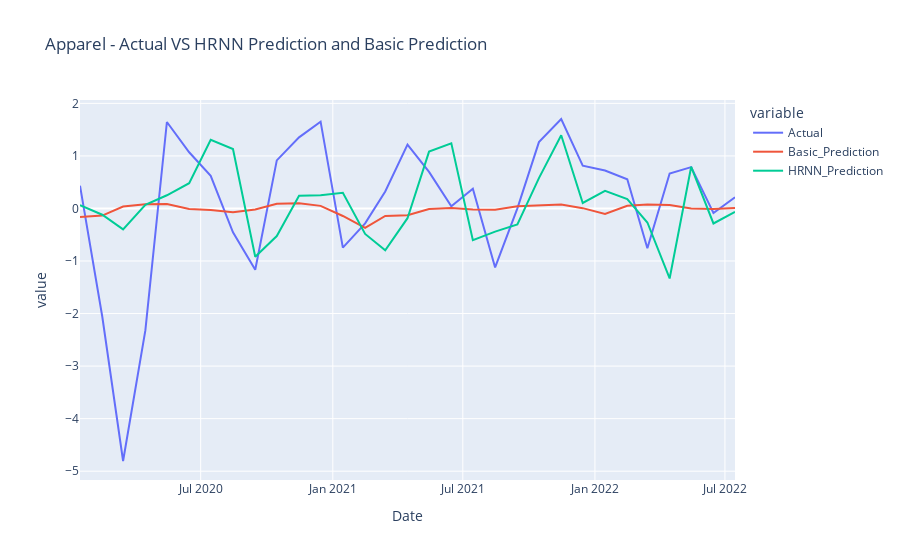
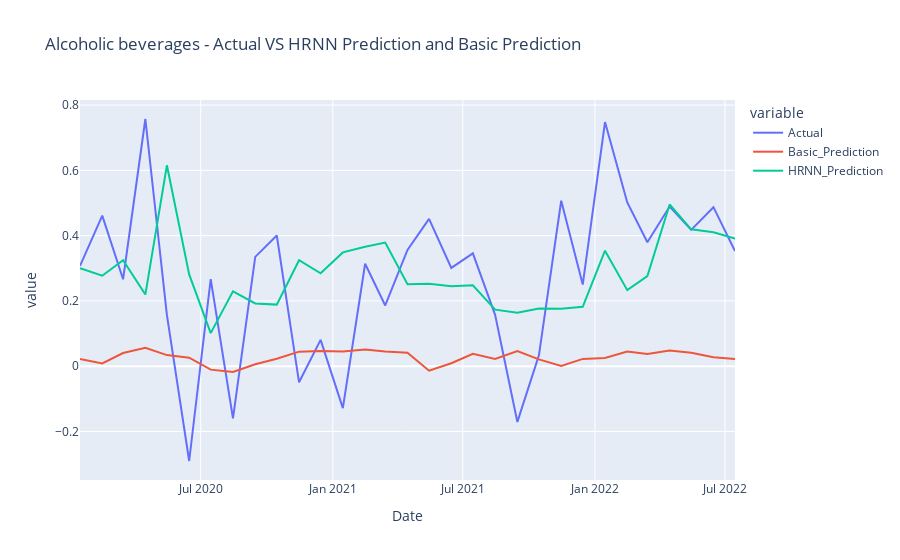
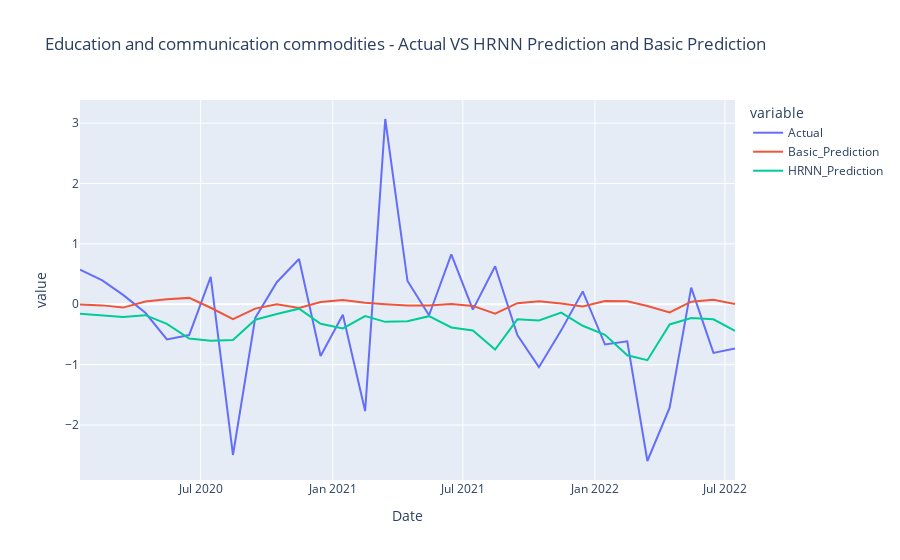
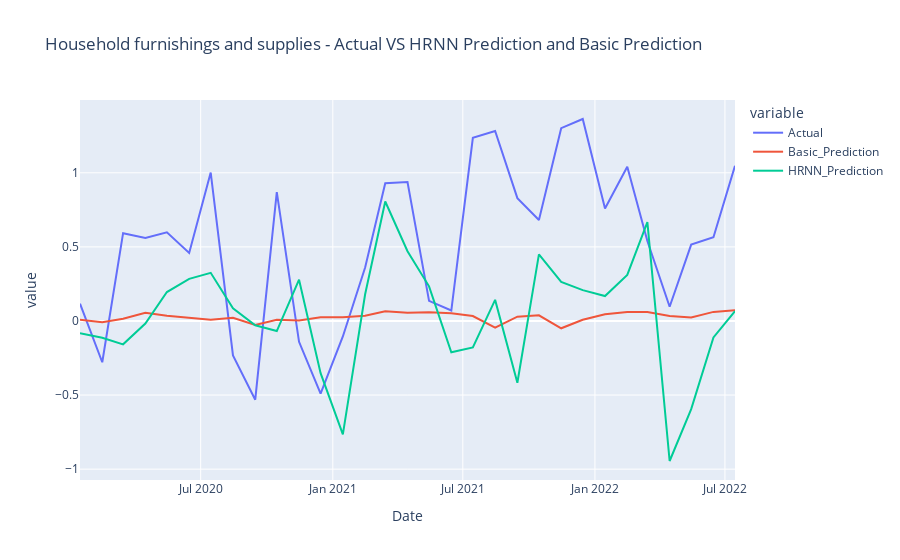

Source (notebook cell) for these figures, in order:
### Code cell
plot_siblings(final_dict, siblings_dict, 'Apparel')

### Figure 1 — Plotly figure (JSON) as saved in the notebook; plotly's stock layout.template omitted (floating-point values rounded to 4 significant figures)
{"data": [{"hovertemplate": "variable=Actual<br>Date=%{x}<br>value=%{y}<extra></extra>", "legendgroup": "Actual", "line": {"color": "#636efa", "dash": "solid"}, "marker": {"symbol": "circle"}, "mode": "lines", "name": "Actual", "orientation": "v", "showlegend": true, "type": "scatter", "x": ["2020-01-15", "2020-02-15", "2020-03-15", "2020-04-15", "2020-05-15", "2020-06-15", "2020-07-15", "2020-08-15", "2020-09-15", "2020-10-15", "2020-11-15", "2020-12-15", "2021-01-15", "2021-02-15", "2021-03-15", "2021-04-15", "2021-05-15", "2021-06-15", "2021-07-15", "2021-08-15", "2021-09-15", "2021-10-15", "2021-11-15", "2021-12-15", "2022-01-15", "2022-02-15", "2022-03-15", "2022-04-15", "2022-05-15", "2022-06-15", "2022-07-15"], "xaxis": "x", "y": [0.4338, -2.056, -4.806, -2.321, 1.645, 1.07, 0.6201, -0.454, -1.167, 0.9139, 1.352, 1.651, -0.7442, -0.2838, 0.324, 1.214, 0.6955, 0.04192, 0.3732, -1.122, 0.000828, 1.263, 1.702, 0.8149, 0.7221, 0.5541, -0.7561, 0.664, 0.7863, -0.0868, 0.2134], "yaxis": "y"}, {"hovertemplate": "variable=Basic_Prediction<br>Date=%{x}<br>value=%{y}<extra></extra>", "legendgroup": "Basic_Prediction", "line": {"color": "#EF553B", "dash": "solid"}, "marker": {"symbol": "circle"}, "mode": "lines", "name": "Basic_Prediction", "orientation": "v", "showlegend": true, "type": "scatter", "x": ["2020-01-15", "2020-02-15", "2020-03-15", "2020-04-15", "2020-05-15", "2020-06-15", "2020-07-15", "2020-08-15", "2020-09-15", "2020-10-15", "2020-11-15", "2020-12-15", "2021-01-15", "2021-02-15", "2021-03-15", "2021-04-15", "2021-05-15", "2021-06-15", "2021-07-15", "2021-08-15", "2021-09-15", "2021-10-15", "2021-11-15", "2021-12-15", "2022-01-15", "2022-02-15", "2022-03-15", "2022-04-15", "2022-05-15", "2022-06-15", "2022-07-15"], "xaxis": "x", "y": [-0.1623, -0.1363, 0.03673, 0.08064, 0.08265, -0.01122, -0.03176, -0.07107, -0.01849, 0.08964, 0.101, 0.04952, -0.1434, -0.3704, -0.1435, -0.1296, -0.01082, 0.008002, -0.02072, -0.02621, 0.0439, 0.06362, 0.07737, 0.005961, -0.1056, 0.0524, 0.07453, 0.06774, 0.0002603, -0.00863, 0.01099], "yaxis": "y"}, {"hovertemplate": "variable=HRNN_Prediction<br>Date=%{x}<br>value=%{y}<extra></extra>", "legendgroup": "HRNN_Prediction", "line": {"color": "#00cc96", "dash": "solid"}, "marker": {"symbol": "circle"}, "mode": "lines", "name": "HRNN_Prediction", "orientation": "v", "showlegend": true, "type": "scatter", "x": ["2020-01-15", "2020-02-15", "2020-03-15", "2020-04-15", "2020-05-15", "2020-06-15", "2020-07-15", "2020-08-15", "2020-09-15", "2020-10-15", "2020-11-15", "2020-12-15", "2021-01-15", "2021-02-15", "2021-03-15", "2021-04-15", "2021-05-15", "2021-06-15", "2021-07-15", "2021-08-15", "2021-09-15", "2021-10-15", "2021-11-15", "2021-12-15", "2022-01-15", "2022-02-15", "2022-03-15", "2022-04-15", "2022-05-15", "2022-06-15", "2022-07-15"], "xaxis": "x", "y": [0.06354, -0.1189, -0.3968, 0.07074, 0.2511, 0.4798, 1.307, 1.132, -0.9184, -0.5245, 0.2417, 0.2495, 0.2964, -0.4845, -0.7963, -0.1853, 1.082, 1.238, -0.6033, -0.4405, -0.3031, 0.5782, 1.392, 0.1038, 0.3354, 0.1781, -0.2668, -1.332, 0.7932, -0.2857, -0.06686], "yaxis": "y"}], "layout": {"legend": {"title": {"text": "variable"}, "tracegroupgap": 0}, "title": {"text": "Apparel - Actual VS HRNN Prediction and Basic Prediction"}, "xaxis": {"anchor": "y", "domain": [0, 1], "title": {"text": "Date"}}, "yaxis": {"anchor": "x", "domain": [0, 1], "title": {"text": "value"}}}}

### Figure 2 — Plotly figure (JSON) as saved in the notebook; plotly's stock layout.template omitted (floating-point values rounded to 4 significant figures)
{"data": [{"hovertemplate": "variable=Actual<br>Date=%{x}<br>value=%{y}<extra></extra>", "legendgroup": "Actual", "line": {"color": "#636efa", "dash": "solid"}, "marker": {"symbol": "circle"}, "mode": "lines", "name": "Actual", "orientation": "v", "showlegend": true, "type": "scatter", "x": ["2020-01-15", "2020-02-15", "2020-03-15", "2020-04-15", "2020-05-15", "2020-06-15", "2020-07-15", "2020-08-15", "2020-09-15", "2020-10-15", "2020-11-15", "2020-12-15", "2021-01-15", "2021-02-15", "2021-03-15", "2021-04-15", "2021-05-15", "2021-06-15", "2021-07-15", "2021-08-15", "2021-09-15", "2021-10-15", "2021-11-15", "2021-12-15", "2022-01-15", "2022-02-15", "2022-03-15", "2022-04-15", "2022-05-15", "2022-06-15", "2022-07-15"], "xaxis": "x", "y": [0.3074, 0.4613, 0.2664, 0.7573, 0.1573, -0.2903, 0.2667, -0.16, 0.3349, 0.4004, -0.04929, 0.08085, -0.1282, 0.3139, 0.1861, 0.3563, 0.4513, 0.3011, 0.3456, 0.1574, -0.1707, 0.03325, 0.5068, 0.25, 0.7478, 0.5015, 0.3796, 0.4891, 0.4176, 0.4872, 0.353], "yaxis": "y"}, {"hovertemplate": "variable=Basic_Prediction<br>Date=%{x}<br>value=%{y}<extra></extra>", "legendgroup": "Basic_Prediction", "line": {"color": "#EF553B", "dash": "solid"}, "marker": {"symbol": "circle"}, "mode": "lines", "name": "Basic_Prediction", "orientation": "v", "showlegend": true, "type": "scatter", "x": ["2020-01-15", "2020-02-15", "2020-03-15", "2020-04-15", "2020-05-15", "2020-06-15", "2020-07-15", "2020-08-15", "2020-09-15", "2020-10-15", "2020-11-15", "2020-12-15", "2021-01-15", "2021-02-15", "2021-03-15", "2021-04-15", "2021-05-15", "2021-06-15", "2021-07-15", "2021-08-15", "2021-09-15", "2021-10-15", "2021-11-15", "2021-12-15", "2022-01-15", "2022-02-15", "2022-03-15", "2022-04-15", "2022-05-15", "2022-06-15", "2022-07-15"], "xaxis": "x", "y": [0.02232, 0.008386, 0.04028, 0.05671, 0.03405, 0.02597, -0.01042, -0.0174, 0.006167, 0.02289, 0.04459, 0.04625, 0.0452, 0.05123, 0.04484, 0.04116, -0.01358, 0.009025, 0.03793, 0.02226, 0.04672, 0.02091, 0.001031, 0.02241, 0.02494, 0.04492, 0.03757, 0.04793, 0.04104, 0.0278, 0.02219], "yaxis": "y"}, {"hovertemplate": "variable=HRNN_Prediction<br>Date=%{x}<br>value=%{y}<extra></extra>", "legendgroup": "HRNN_Prediction", "line": {"color": "#00cc96", "dash": "solid"}, "marker": {"symbol": "circle"}, "mode": "lines", "name": "HRNN_Prediction", "orientation": "v", "showlegend": true, "type": "scatter", "x": ["2020-01-15", "2020-02-15", "2020-03-15", "2020-04-15", "2020-05-15", "2020-06-15", "2020-07-15", "2020-08-15", "2020-09-15", "2020-10-15", "2020-11-15", "2020-12-15", "2021-01-15", "2021-02-15", "2021-03-15", "2021-04-15", "2021-05-15", "2021-06-15", "2021-07-15", "2021-08-15", "2021-09-15", "2021-10-15", "2021-11-15", "2021-12-15", "2022-01-15", "2022-02-15", "2022-03-15", "2022-04-15", "2022-05-15", "2022-06-15", "2022-07-15"], "xaxis": "x", "y": [0.3004, 0.2773, 0.3245, 0.2195, 0.6154, 0.2811, 0.1013, 0.2294, 0.1921, 0.1888, 0.3246, 0.2848, 0.3487, 0.3659, 0.3789, 0.251, 0.2523, 0.2453, 0.2479, 0.1734, 0.164, 0.177, 0.1764, 0.1821, 0.354, 0.233, 0.2763, 0.4955, 0.4194, 0.4102, 0.391], "yaxis": "y"}], "layout": {"legend": {"title": {"text": "variable"}, "tracegroupgap": 0}, "title": {"text": "Alcoholic beverages - Actual VS HRNN Prediction and Basic Prediction"}, "xaxis": {"anchor": "y", "domain": [0, 1], "title": {"text": "Date"}}, "yaxis": {"anchor": "x", "domain": [0, 1], "title": {"text": "value"}}}}

### Figure 3 — Plotly figure (JSON) as saved in the notebook; plotly's stock layout.template omitted (floating-point values rounded to 4 significant figures)
{"data": [{"hovertemplate": "variable=Actual<br>Date=%{x}<br>value=%{y}<extra></extra>", "legendgroup": "Actual", "line": {"color": "#636efa", "dash": "solid"}, "marker": {"symbol": "circle"}, "mode": "lines", "name": "Actual", "orientation": "v", "showlegend": true, "type": "scatter", "x": ["2020-01-15", "2020-02-15", "2020-03-15", "2020-04-15", "2020-05-15", "2020-06-15", "2020-07-15", "2020-08-15", "2020-09-15", "2020-10-15", "2020-11-15", "2020-12-15", "2021-01-15", "2021-02-15", "2021-03-15", "2021-04-15", "2021-05-15", "2021-06-15", "2021-07-15", "2021-08-15", "2021-09-15", "2021-10-15", "2021-11-15", "2021-12-15", "2022-01-15", "2022-02-15", "2022-03-15", "2022-04-15", "2022-05-15", "2022-06-15", "2022-07-15"], "xaxis": "x", "y": [0.5722, 0.3964, 0.1553, -0.1409, -0.5829, -0.5092, 0.4527, -2.496, -0.2259, 0.3653, 0.7502, -0.8555, -0.1738, -1.77, 3.069, 0.3851, -0.1814, 0.8268, -0.08862, 0.6303, -0.5112, -1.042, -0.4322, 0.2119, -0.6668, -0.6146, -2.596, -1.713, 0.2748, -0.8048, -0.731], "yaxis": "y"}, {"hovertemplate": "variable=Basic_Prediction<br>Date=%{x}<br>value=%{y}<extra></extra>", "legendgroup": "Basic_Prediction", "line": {"color": "#EF553B", "dash": "solid"}, "marker": {"symbol": "circle"}, "mode": "lines", "name": "Basic_Prediction", "orientation": "v", "showlegend": true, "type": "scatter", "x": ["2020-01-15", "2020-02-15", "2020-03-15", "2020-04-15", "2020-05-15", "2020-06-15", "2020-07-15", "2020-08-15", "2020-09-15", "2020-10-15", "2020-11-15", "2020-12-15", "2021-01-15", "2021-02-15", "2021-03-15", "2021-04-15", "2021-05-15", "2021-06-15", "2021-07-15", "2021-08-15", "2021-09-15", "2021-10-15", "2021-11-15", "2021-12-15", "2022-01-15", "2022-02-15", "2022-03-15", "2022-04-15", "2022-05-15", "2022-06-15", "2022-07-15"], "xaxis": "x", "y": [-0.00345, -0.01829, -0.05533, 0.04565, 0.08347, 0.1059, -0.05761, -0.2456, -0.07202, -0.0008628, -0.06163, 0.03754, 0.07188, 0.02646, 0.0005577, -0.02132, -0.02181, 0.00443, -0.02695, -0.1542, 0.01815, 0.04869, 0.01197, -0.03691, 0.05505, 0.05127, -0.02871, -0.1348, 0.0438, 0.07353, 0.004994], "yaxis": "y"}, {"hovertemplate": "variable=HRNN_Prediction<br>Date=%{x}<br>value=%{y}<extra></extra>", "legendgroup": "HRNN_Prediction", "line": {"color": "#00cc96", "dash": "solid"}, "marker": {"symbol": "circle"}, "mode": "lines", "name": "HRNN_Prediction", "orientation": "v", "showlegend": true, "type": "scatter", "x": ["2020-01-15", "2020-02-15", "2020-03-15", "2020-04-15", "2020-05-15", "2020-06-15", "2020-07-15", "2020-08-15", "2020-09-15", "2020-10-15", "2020-11-15", "2020-12-15", "2021-01-15", "2021-02-15", "2021-03-15", "2021-04-15", "2021-05-15", "2021-06-15", "2021-07-15", "2021-08-15", "2021-09-15", "2021-10-15", "2021-11-15", "2021-12-15", "2022-01-15", "2022-02-15", "2022-03-15", "2022-04-15", "2022-05-15", "2022-06-15", "2022-07-15"], "xaxis": "x", "y": [-0.156, -0.1825, -0.2117, -0.1804, -0.3244, -0.5674, -0.6039, -0.5919, -0.2553, -0.1597, -0.07292, -0.3232, -0.3999, -0.1968, -0.2915, -0.2823, -0.197, -0.3849, -0.4347, -0.7495, -0.25, -0.2669, -0.1384, -0.3559, -0.5068, -0.8444, -0.9268, -0.3341, -0.2265, -0.2482, -0.4391], "yaxis": "y"}], "layout": {"legend": {"title": {"text": "variable"}, "tracegroupgap": 0}, "title": {"text": "Education and communication commodities - Actual VS HRNN Prediction and Basic Prediction"}, "xaxis": {"anchor": "y", "domain": [0, 1], "title": {"text": "Date"}}, "yaxis": {"anchor": "x", "domain": [0, 1], "title": {"text": "value"}}}}

### Figure 4 — Plotly figure (JSON) as saved in the notebook; plotly's stock layout.template omitted (floating-point values rounded to 4 significant figures)
{"data": [{"hovertemplate": "variable=Actual<br>Date=%{x}<br>value=%{y}<extra></extra>", "legendgroup": "Actual", "line": {"color": "#636efa", "dash": "solid"}, "marker": {"symbol": "circle"}, "mode": "lines", "name": "Actual", "orientation": "v", "showlegend": true, "type": "scatter", "x": ["2020-01-15", "2020-02-15", "2020-03-15", "2020-04-15", "2020-05-15", "2020-06-15", "2020-07-15", "2020-08-15", "2020-09-15", "2020-10-15", "2020-11-15", "2020-12-15", "2021-01-15", "2021-02-15", "2021-03-15", "2021-04-15", "2021-05-15", "2021-06-15", "2021-07-15", "2021-08-15", "2021-09-15", "2021-10-15", "2021-11-15", "2021-12-15", "2022-01-15", "2022-02-15", "2022-03-15", "2022-04-15", "2022-05-15", "2022-06-15", "2022-07-15"], "xaxis": "x", "y": [0.1171, -0.2785, 0.5926, 0.5596, 0.5978, 0.459, 1.002, -0.2329, -0.5311, 0.869, -0.1404, -0.4902, -0.1046, 0.3607, 0.9297, 0.938, 0.136, 0.07056, 1.236, 1.282, 0.8291, 0.6818, 1.301, 1.363, 0.7592, 1.041, 0.5401, 0.09613, 0.5156, 0.5653, 1.048], "yaxis": "y"}, {"hovertemplate": "variable=Basic_Prediction<br>Date=%{x}<br>value=%{y}<extra></extra>", "legendgroup": "Basic_Prediction", "line": {"color": "#EF553B", "dash": "solid"}, "marker": {"symbol": "circle"}, "mode": "lines", "name": "Basic_Prediction", "orientation": "v", "showlegend": true, "type": "scatter", "x": ["2020-01-15", "2020-02-15", "2020-03-15", "2020-04-15", "2020-05-15", "2020-06-15", "2020-07-15", "2020-08-15", "2020-09-15", "2020-10-15", "2020-11-15", "2020-12-15", "2021-01-15", "2021-02-15", "2021-03-15", "2021-04-15", "2021-05-15", "2021-06-15", "2021-07-15", "2021-08-15", "2021-09-15", "2021-10-15", "2021-11-15", "2021-12-15", "2022-01-15", "2022-02-15", "2022-03-15", "2022-04-15", "2022-05-15", "2022-06-15", "2022-07-15"], "xaxis": "x", "y": [0.007644, -0.008355, 0.01476, 0.05578, 0.03492, 0.02363, 0.008358, 0.02196, -0.02712, 0.008679, 0.003873, 0.02457, 0.02523, 0.03485, 0.06525, 0.0563, 0.05869, 0.05178, 0.03304, -0.04416, 0.02917, 0.03842, -0.04921, 0.008445, 0.04548, 0.0608, 0.0599, 0.03429, 0.02328, 0.06125, 0.07249], "yaxis": "y"}, {"hovertemplate": "variable=HRNN_Prediction<br>Date=%{x}<br>value=%{y}<extra></extra>", "legendgroup": "HRNN_Prediction", "line": {"color": "#00cc96", "dash": "solid"}, "marker": {"symbol": "circle"}, "mode": "lines", "name": "HRNN_Prediction", "orientation": "v", "showlegend": true, "type": "scatter", "x": ["2020-01-15", "2020-02-15", "2020-03-15", "2020-04-15", "2020-05-15", "2020-06-15", "2020-07-15", "2020-08-15", "2020-09-15", "2020-10-15", "2020-11-15", "2020-12-15", "2021-01-15", "2021-02-15", "2021-03-15", "2021-04-15", "2021-05-15", "2021-06-15", "2021-07-15", "2021-08-15", "2021-09-15", "2021-10-15", "2021-11-15", "2021-12-15", "2022-01-15", "2022-02-15", "2022-03-15", "2022-04-15", "2022-05-15", "2022-06-15", "2022-07-15"], "xaxis": "x", "y": [-0.08329, -0.1132, -0.1576, -0.01702, 0.1952, 0.2845, 0.3251, 0.08628, -0.02929, -0.06807, 0.2784, -0.3519, -0.7647, 0.1804, 0.8065, 0.4707, 0.2338, -0.2115, -0.1784, 0.1424, -0.4168, 0.4492, 0.2636, 0.208, 0.1682, 0.3108, 0.6672, -0.9449, -0.5949, -0.1113, 0.06635], "yaxis": "y"}], "layout": {"legend": {"title": {"text": "variable"}, "tracegroupgap": 0}, "title": {"text": "Household furnishings and supplies - Actual VS HRNN Prediction and Basic Prediction"}, "xaxis": {"anchor": "y", "domain": [0, 1], "title": {"text": "Date"}}, "yaxis": {"anchor": "x", "domain": [0, 1], "title": {"text": "value"}}}}
